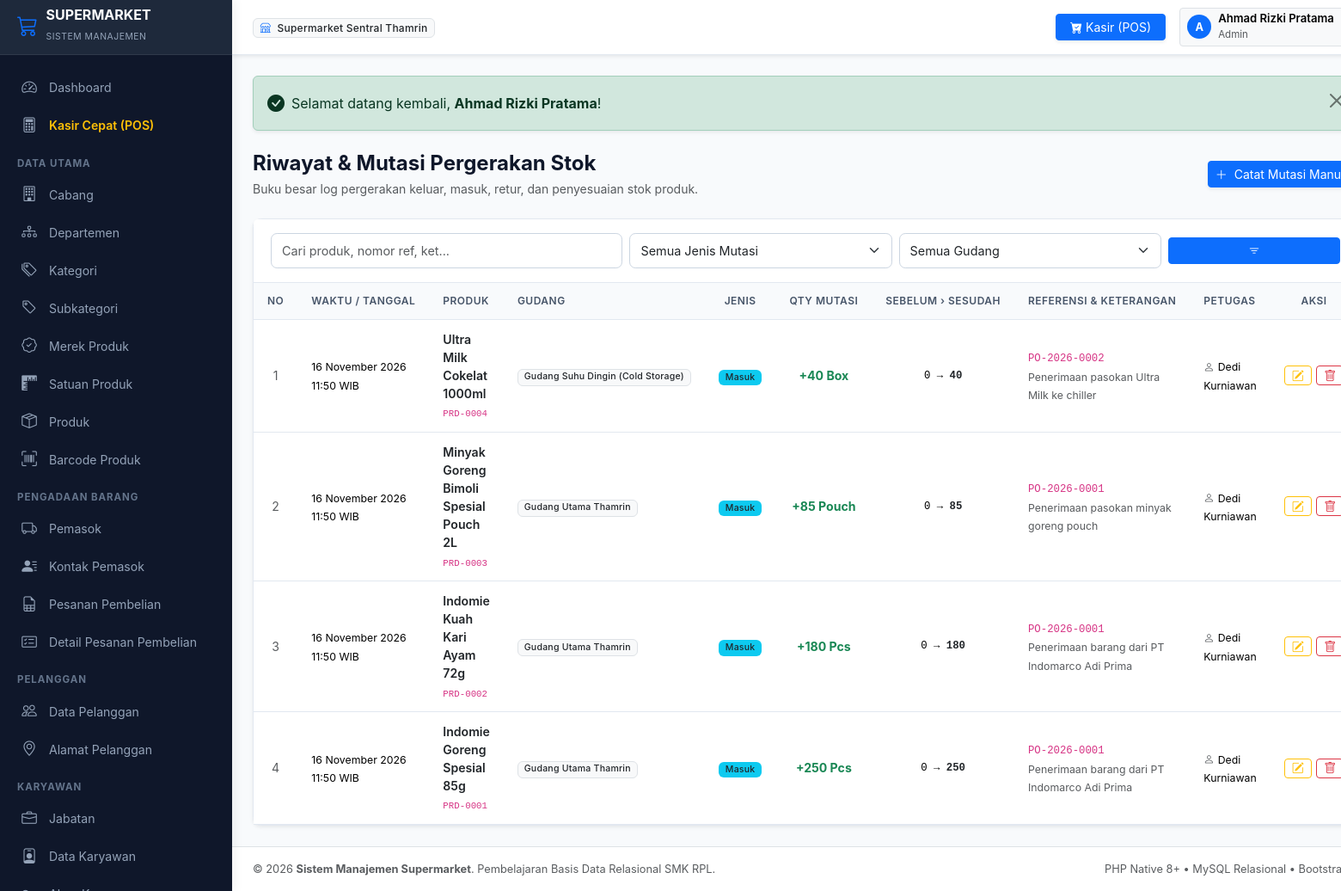
The page /modules/pergerakan_stok/index.php (signed in) on the database its author committed.
### tables this page shows
CREATE TABLE `pergerakan_stok` (
    `id_pergerakan` INT AUTO_INCREMENT PRIMARY KEY,
    `id_produk` INT NOT NULL,
    `id_gudang` INT NOT NULL,
    `id_karyawan` INT NOT NULL,
    `jenis_pergerakan` ENUM('masuk', 'keluar', 'penyesuaian', 'retur') NOT NULL,
    `jumlah` INT NOT NULL,
    `stok_sebelum` INT NOT NULL,
    `stok_sesudah` INT NOT NULL,
    `referensi` VARCHAR(50) DEFAULT NULL,
    `keterangan` TEXT DEFAULT NULL,
    `tanggal` DATETIME NOT NULL DEFAULT CURRENT_TIMESTAMP,
    INDEX `idx_pergerakan_produk` (`id_produk`),
    INDEX `idx_pergerakan_gudang` (`id_gudang`),
    INDEX `idx_pergerakan_karyawan` (`id_karyawan`),
    CONSTRAINT `fk_pergerakan_produk` FOREIGN KEY (`id_produk`) 
        REFERENCES `produk` (`id_produk`) ON UPDATE CASCADE ON DELETE RESTRICT,
    CONSTRAINT `fk_pergerakan_gudang` FOREIGN KEY (`id_gudang`) 
        REFERENCES `gudang` (`id_gudang`) ON UPDATE CASCADE ON DELETE RESTRICT,
    CONSTRAINT `fk_pergerakan_karyawan` FOREIGN KEY (`id_karyawan`) 
        REFERENCES `karyawan` (`id_karyawan`) ON UPDATE CASCADE ON DELETE RESTRICT
);

CREATE TABLE `produk` (
    `id_produk` INT AUTO_INCREMENT PRIMARY KEY,
    `kode_produk` VARCHAR(30) NOT NULL UNIQUE,
    `nama_produk` VARCHAR(150) NOT NULL,
    `id_subkategori` INT NOT NULL,
    `id_merek` INT NOT NULL,
    `id_satuan` INT NOT NULL,
    `harga_beli` DECIMAL(15,2) NOT NULL DEFAULT 0.00,
    `harga_jual` DECIMAL(15,2) NOT NULL DEFAULT 0.00,
    `stok_minimum` INT NOT NULL DEFAULT 5,
    `deskripsi` TEXT DEFAULT NULL,
    `status` ENUM('aktif', 'nonaktif') NOT NULL DEFAULT 'aktif',
    `created_at` DATETIME NOT NULL DEFAULT CURRENT_TIMESTAMP,
    INDEX `idx_produk_subkategori` (`id_subkategori`),
    INDEX `idx_produk_merek` (`id_merek`),
    INDEX `idx_produk_satuan` (`id_satuan`),
    INDEX `idx_produk_nama` (`nama_produk`),
    CONSTRAINT `fk_produk_subkategori` FOREIGN KEY (`id_subkategori`) 
        REFERENCES `subkategori` (`id_subkategori`) ON UPDATE CASCADE ON DELETE RESTRICT,
    CONSTRAINT `fk_produk_merek` FOREIGN KEY (`id_merek`) 
        REFERENCES `merek_produk` (`id_merek`) ON UPDATE CASCADE ON DELETE RESTRICT,
    CONSTRAINT `fk_produk_satuan` FOREIGN KEY (`id_satuan`) 
        REFERENCES `satuan_produk` (`id_satuan`) ON UPDATE CASCADE ON DELETE RESTRICT
);

CREATE TABLE `gudang` (
    `id_gudang` INT AUTO_INCREMENT PRIMARY KEY,
    `id_cabang` INT NOT NULL,
    `kode_gudang` VARCHAR(20) NOT NULL UNIQUE,
    `nama_gudang` VARCHAR(100) NOT NULL,
    `alamat` TEXT NOT NULL,
    `kapasitas_m3` INT NOT NULL DEFAULT 100,
    `status` ENUM('aktif', 'nonaktif') NOT NULL DEFAULT 'aktif',
    INDEX `idx_gudang_cabang` (`id_cabang`),
    CONSTRAINT `fk_gudang_cabang` FOREIGN KEY (`id_cabang`) 
        REFERENCES `cabang` (`id_cabang`) ON UPDATE CASCADE ON DELETE RESTRICT
);

CREATE TABLE `satuan_produk` (
    `id_satuan` INT AUTO_INCREMENT PRIMARY KEY,
    `kode_satuan` VARCHAR(20) NOT NULL UNIQUE,
    `nama_satuan` VARCHAR(50) NOT NULL,
    `simbol` VARCHAR(10) NOT NULL,
    `status` ENUM('aktif', 'nonaktif') NOT NULL DEFAULT 'aktif'
);

CREATE TABLE `karyawan` (
    `id_karyawan` INT AUTO_INCREMENT PRIMARY KEY,
    `nik` VARCHAR(30) NOT NULL UNIQUE,
    `nama_karyawan` VARCHAR(100) NOT NULL,
    `id_jabatan` INT NOT NULL,
    `id_cabang` INT NOT NULL,
    `jenis_kelamin` ENUM('L', 'P') NOT NULL,
    `nomor_telepon` VARCHAR(20) NOT NULL,
    `email` VARCHAR(100) DEFAULT NULL,
    `alamat` TEXT DEFAULT NULL,
    `tanggal_masuk` DATE NOT NULL,
    `status` ENUM('aktif', 'nonaktif') NOT NULL DEFAULT 'aktif',
    INDEX `idx_karyawan_jabatan` (`id_jabatan`),
    INDEX `idx_karyawan_cabang` (`id_cabang`),
    CONSTRAINT `fk_karyawan_jabatan` FOREIGN KEY (`id_jabatan`) 
        REFERENCES `jabatan` (`id_jabatan`) ON UPDATE CASCADE ON DELETE RESTRICT,
    CONSTRAINT `fk_karyawan_cabang` FOREIGN KEY (`id_cabang`) 
        REFERENCES `cabang` (`id_cabang`) ON UPDATE CASCADE ON DELETE RESTRICT
);

### modules/pergerakan_stok/index.php (the view, shortened to what this page needs)
<?php
require_once __DIR__ . '/../../includes/header.php';
$cari = trim($_GET['cari'] ?? '');
$halaman_aktif = (int)($_GET['halaman'] ?? 1);
$limit = 10;
$sqlCount = "
    SELECT COUNT(*)
    FROM pergerakan_stok ps
    INNER JOIN produk pr ON ps.id_produk = pr.id_produk
    INNER JOIN gudang g ON ps.id_gudang = g.id_gudang
    WHERE 1=1
";
$params = [];
$stmt = $pdo->prepare($sqlCount);
$stmt->execute($params);
$total_data = (int)$stmt->fetchColumn();
$paginasi = hitung_pagination($total_data, $limit, $halaman_aktif);
$sqlData = "
    SELECT
        ps.*,
        pr.kode_produk,
        pr.nama_produk,
        s.simbol AS satuan,
        g.nama_gudang,
        k.nama_karyawan
    FROM pergerakan_stok ps
    INNER JOIN produk pr ON ps.id_produk = pr.id_produk
    INNER JOIN satuan_produk s ON pr.id_satuan = s.id_satuan
    INNER JOIN gudang g ON ps.id_gudang = g.id_gudang
    INNER JOIN karyawan k ON ps.id_karyawan = k.id_karyawan
    WHERE 1=1
";
$sqlData .= " ORDER BY ps.id_pergerakan DESC LIMIT {$paginasi['limit']} OFFSET {$paginasi['offset']}";
$stmt = $pdo->prepare($sqlData);
$stmt->execute($params);
$daftar_pergerakan = $stmt->fetchAll();
?>
<div class="d-flex flex-column flex-md-row justify-content-between align-items-md-center gap-3 mb-4">
    <div>
        <h4 class="fw-bold mb-1">Riwayat & Mutasi Pergerakan Stok</h4>
        <p class="text-muted small mb-0">Buku besar log pergerakan keluar, masuk, retur, dan penyesuaian stok produk.</p>
    </div>
    <div>
        <a href="<?= base_url('modules/pergerakan_stok/tambah.php') ?>" class="btn btn-primary btn-sm shadow-sm">
            <i class="bi bi-plus-lg me-1"></i> Catat Mutasi Manual
        </a>
    </div>
</div>
<div class="card shadow-sm">
    <div class="card-header bg-white py-3">
        <form method="GET" action="" class="row g-2 align-items-center">
            <div class="col-sm-4 col-md-4">
                <input type="text" name="cari" class="form-control form-control-sm" placeholder="Cari produk, nomor ref, ket..." value="<?= escape($cari) ?>">
            </div>
            <div class="col-sm-3 col-md-3">
                <select name="jenis" class="form-select form-select-sm" onchange="this.form.submit()">
                    <option value="">Semua Jenis Mutasi</option>
                </select>
            </div>
            <div class="col-sm-3 col-md-3">
                <select name="id_gudang" class="form-select form-select-sm" onchange="this.form.submit()">
                    <option value="">Semua Gudang</option>
                </select>
            </div>
            <div class="col-sm-2 col-md-2">
                <button class="btn btn-primary btn-sm w-100" type="submit"><i class="bi bi-filter"></i></button>
            </div>
        </form>
    </div>
    <div class="table-responsive">
        <table class="table table-hover align-middle">
            <thead>
                <tr>
                    <th style="width: 50px;" class="text-center">No</th>
                    <th>Waktu / Tanggal</th>
                    <th>Produk</th>
                    <th>Gudang</th>
                    <th class="text-center">Jenis</th>
                    <th class="text-center">Qty Mutasi</th>
                    <th class="text-center">Sebelum &rsaquo; Sesudah</th>
                    <th>Referensi & Keterangan</th>
                    <th>Petugas</th>
                    <th class="text-center" style="width: 110px;">Aksi</th>
                </tr>
            </thead>
            <tbody>
                <?php if (empty($daftar_pergerakan)): ?>
                    <tr>
                        <td colspan="10" class="text-center py-4 text-muted">
                            <i class="bi bi-arrow-left-right fs-3 d-block mb-1"></i> Belum ada riwayat pergerakan stok.
                        </td>
                    </tr>
                <?php else: ?>
                    <?php $no = $paginasi['dari']; foreach ($daftar_pergerakan as $row): ?>
                        <tr>
                            <td class="text-center text-muted"><?= $no++ ?></td>
                            <td><small><?= tanggal_indo($row['tanggal'], true) ?></small></td>
                            <td>
                                <div class="fw-semibold text-dark"><?= escape($row['nama_produk']) ?></div>
                                <small class="text-muted"><code><?= escape($row['kode_produk']) ?></code></small>
                            </td>
                            <td><small class="badge bg-light text-dark border"><?= escape($row['nama_gudang']) ?></small></td>
                            <td class="text-center"><?= badge_status($row['jenis_pergerakan']) ?></td>
                            <td class="text-center fw-bold">
                                <?php if ($row['jenis_pergerakan'] === 'keluar'): ?>
                                    <span class="text-danger">-<?= $row['jumlah'] ?> <?= escape($row['satuan']) ?></span>
                                <?php elseif ($row['jenis_pergerakan'] === 'masuk'): ?>
                                    <span class="text-success">+<?= $row['jumlah'] ?> <?= escape($row['satuan']) ?></span>
                                <?php else: ?>
                                    <span class="text-primary"><?= $row['jumlah'] ?> <?= escape($row['satuan']) ?></span>
                                <?php endif; ?>
                            </td>
                            <td class="text-center font-monospace small">
                                <?= $row['stok_sebelum'] ?> &rarr; <strong class="text-dark"><?= $row['stok_sesudah'] ?></strong>
                            </td>
                            <td>
                                <?php if ($row['referensi']): ?>
                                    <div><code><?= escape($row['referensi']) ?></code></div>
                                <?php endif; ?>
                                <small class="text-muted"><?= escape($row['keterangan'] ?? '-') ?></small>
                            </td>
                            <td><small><i class="bi bi-person me-1 text-muted"></i><?= escape($row['nama_karyawan']) ?></small></td>
                            <td class="text-center">
                                <div class="btn-action-group">
                                    <a href="<?= base_url('modules/pergerakan_stok/edit.php?id=' . $row['id_pergerakan']) ?>" class="btn btn-outline-warning btn-sm py-0 px-2" title="Ubah Catatan">
                                        <i class="bi bi-pencil-square"></i>
                                    </a>
                                    <button type="button" class="btn btn-outline-danger btn-sm py-0 px-2" data-bs-toggle="modal" data-bs-target="#modalKonfirmasiHapus" data-url="<?= base_url('modules/pergerakan_stok/hapus.php?id=' . $row['id_pergerakan']) ?>" data-nama="Mutasi <?= escape($row['nama_produk']) ?> (<?= escape($row['referensi'] ?? '-') ?>)" title="Hapus Riwayat">
                                        <i class="bi bi-trash"></i>
                                    </button>
                                </div>
                            </td>
                        </tr>
                    <?php endforeach; ?>
                <?php endif; ?>
            </tbody>
        </table>
    </div>
</div>
<?php require_once __DIR__ . '/../../includes/footer.php'; ?>

### includes/fungsi.php (shortened to what this page needs)
<?php
function base_url($path = '') {
    $scriptName = str_replace('\\', '/', $_SERVER['SCRIPT_NAME'] ?? '');
    $parts = explode('/', trim($scriptName, '/'));
    $rootFolder = $parts[0] ?? '';
    $protocol = (!empty($_SERVER['HTTPS']) && $_SERVER['HTTPS'] !== 'off') ? 'https' : 'http';
    $host = $_SERVER['HTTP_HOST'] ?? 'localhost';
    $base = $protocol . '://' . $host . '/' . $rootFolder;
    if ($path !== '') {
        return rtrim($base, '/') . '/' . ltrim($path, '/');
    }
    return rtrim($base, '/');
}
function escape($string) {
    return htmlspecialchars((string)$string, ENT_QUOTES, 'UTF-8');
}
function tanggal_indo($datetime, $dengan_waktu = false) {
    $timestamp = strtotime($datetime);
    $bulan = [
        1 => 'Januari', 'Februari', 'Maret', 'April', 'Mei', 'Juni',
        'Juli', 'Agustus', 'September', 'Oktober', 'November', 'Desember'
    ];
    $tgl = date('d', $timestamp);
    $bln = (int)date('m', $timestamp);
    $thn = date('Y', $timestamp);
    $hasil = $tgl . ' ' . ($bulan[$bln] ?? '') . ' ' . $thn;
    if ($dengan_waktu) {
        $hasil .= ' ' . date('H:i', $timestamp) . ' WIB';
    }
    return $hasil;
}
function badge_status($status) {
    $status_str = strtolower(trim((string)$status));
    $badge_class = 'bg-secondary';
    $label = ucfirst($status);
    switch ($status_str) {
        case 'masuk':
            $badge_class = 'bg-info text-dark';
            $label = 'Masuk';
            break;
    }
    return "<span class=\"badge {$badge_class} px-2 py-1\">" . escape($label) . "</span>";
}
function flash_display() {
    if (isset($_SESSION['flash'])) {
        $tipe = $_SESSION['flash']['tipe'];
        $pesan = $_SESSION['flash']['pesan'];
        $icon = match($tipe) {
            'success' => 'bi-check-circle-fill',
            'danger' => 'bi-exclamation-triangle-fill',
            'warning' => 'bi-exclamation-circle-fill',
            default => 'bi-info-circle-fill'
        };
        echo "
        <div class=\"alert alert-{$tipe} alert-dismissible fade show d-flex align-items-center mb-4 shadow-sm\" role=\"alert\">
            <i class=\"bi {$icon} me-2 fs-5\"></i>
            <div class=\"flex-grow-1\">{$pesan}</div>
            <button type=\"button\" class=\"btn-close\" data-bs-dismiss=\"alert\" aria-label=\"Close\"></button>
        </div>";
    }
}
function hitung_pagination($total_data, $limit = 10, $halaman_aktif = 1) {
    $total_data = max(0, (int)$total_data);
    $limit = max(1, (int)$limit);
    $total_halaman = max(1, (int)ceil($total_data / $limit));
    $halaman_aktif = max(1, min((int)$halaman_aktif, $total_halaman));
    $offset = ($halaman_aktif - 1) * $limit;
    $dari = $total_data > 0 ? $offset + 1 : 0;
    $sampai = min($offset + $limit, $total_data);
    return [
        'total_data' => $total_data,
        'limit' => $limit,
        'halaman_aktif' => $halaman_aktif,
        'total_halaman' => $total_halaman,
        'offset' => $offset,
        'dari' => $dari,
        'sampai' => $sampai
    ];
}

### assets/css/style.css (style rules this page uses)
:root { --primary-color: #2563eb; --primary-hover: #1d4ed8; --secondary-color: #475569; --sidebar-bg: #0f172a; --sidebar-header: #1e293b; --sidebar-color: #94a3b8; --sidebar-hover: #ffffff; --sidebar-active-bg: #2563eb; --body-bg: #f8fafc; --card-bg: #ffffff; --border-color: #e2e8f0; --text-primary: #0f172a; --text-secondary: #64748b; --sidebar-width: 270px; --header-height: 64px; }
body { font-family: -apple-system, BlinkMacSystemFont, "Segoe UI", Roboto, "Helvetica Neue", Arial, sans-serif; background-color: var(--body-bg); color: var(--text-primary); min-height: 100vh; overflow-x: hidden; }
.card { border: 1px solid var(--border-color); border-radius: 0.6rem; box-shadow: 0 1px 3px rgba(0, 0, 0, 0.04); background-color: #ffffff; }
.card-header { background-color: #ffffff; border-bottom: 1px solid var(--border-color); padding: 1rem 1.25rem; font-weight: 600; }
.table { margin-bottom: 0; font-size: 0.88rem; vertical-align: middle; }
.table thead th { background-color: #f8fafc; color: #475569; font-weight: 600; text-transform: uppercase; font-size: 0.75rem; letter-spacing: 0.04em; border-bottom: 1px solid var(--border-color); white-space: nowrap; padding: 0.75rem 1rem; }
.table tbody td { padding: 0.75rem 1rem; border-bottom: 1px solid var(--border-color); }
.badge { font-weight: 500; letter-spacing: 0.02em; }
.form-control, .form-select { border-color: #cbd5e1; font-size: 0.9rem; border-radius: 0.45rem; padding: 0.55rem 0.75rem; }
.btn-action-group { display: inline-flex; gap: 0.35rem; }

### rows shown on the page
pergerakan_stok: tanggal "16 November 2026 11:50 WIB", id_produk.nama_produk "Ultra Milk Cokelat 1000ml", id_produk.kode_produk "PRD-0004", id_gudang.nama_gudang "Gudang Suhu Dingin (Cold Storage)", jenis_pergerakan "Masuk", jumlah "40", satuan_produk.simbol "Box", stok_sebelum "0", stok_sesudah "40", referensi "PO-2026-0002", keterangan "Penerimaan pasokan Ultra Milk ke chiller", id_karyawan.nama_karyawan "Dedi Kurniawan"
pergerakan_stok: tanggal "16 November 2026 11:50 WIB", id_produk.nama_produk "Minyak Goreng Bimoli Spesial Pouch 2L", id_produk.kode_produk "PRD-0003", id_gudang.nama_gudang "Gudang Utama Thamrin", jenis_pergerakan "Masuk", jumlah "85", satuan_produk.simbol "Pouch", stok_sebelum "0", stok_sesudah "85", referensi "PO-2026-0001", keterangan "Penerimaan pasokan minyak goreng pouch", id_karyawan.nama_karyawan "Dedi Kurniawan"
pergerakan_stok: tanggal "16 November 2026 11:50 WIB", id_produk.nama_produk "Indomie Kuah Kari Ayam 72g", id_produk.kode_produk "PRD-0002", id_gudang.nama_gudang "Gudang Utama Thamrin", jenis_pergerakan "Masuk", jumlah "180", satuan_produk.simbol "Pcs", stok_sebelum "0", stok_sesudah "180", referensi "PO-2026-0001", keterangan "Penerimaan barang dari PT Indomarco Adi Prima", id_karyawan.nama_karyawan "Dedi Kurniawan"
pergerakan_stok: tanggal "16 November 2026 11:50 WIB", id_produk.nama_produk "Indomie Goreng Spesial 85g", id_produk.kode_produk "PRD-0001", id_gudang.nama_gudang "Gudang Utama Thamrin", jenis_pergerakan "Masuk", jumlah "250", satuan_produk.simbol "Pcs", stok_sebelum "0", stok_sesudah "250", referensi "PO-2026-0001", keterangan "Penerimaan barang dari PT Indomarco Adi Prima", id_karyawan.nama_karyawan "Dedi Kurniawan"

### other values the page prints
$user_aktif['nama_cabang'] "Supermarket Sentral Thamrin"
substr($user_aktif['nama_karyawan'], 0, 1) "A"
$user_aktif['nama_karyawan'] "Ahmad Rizki Pratama"
$user_aktif['peran'] "Admin"
$pesan "Selamat datang kembali, Ahmad Rizki Pratama !"
